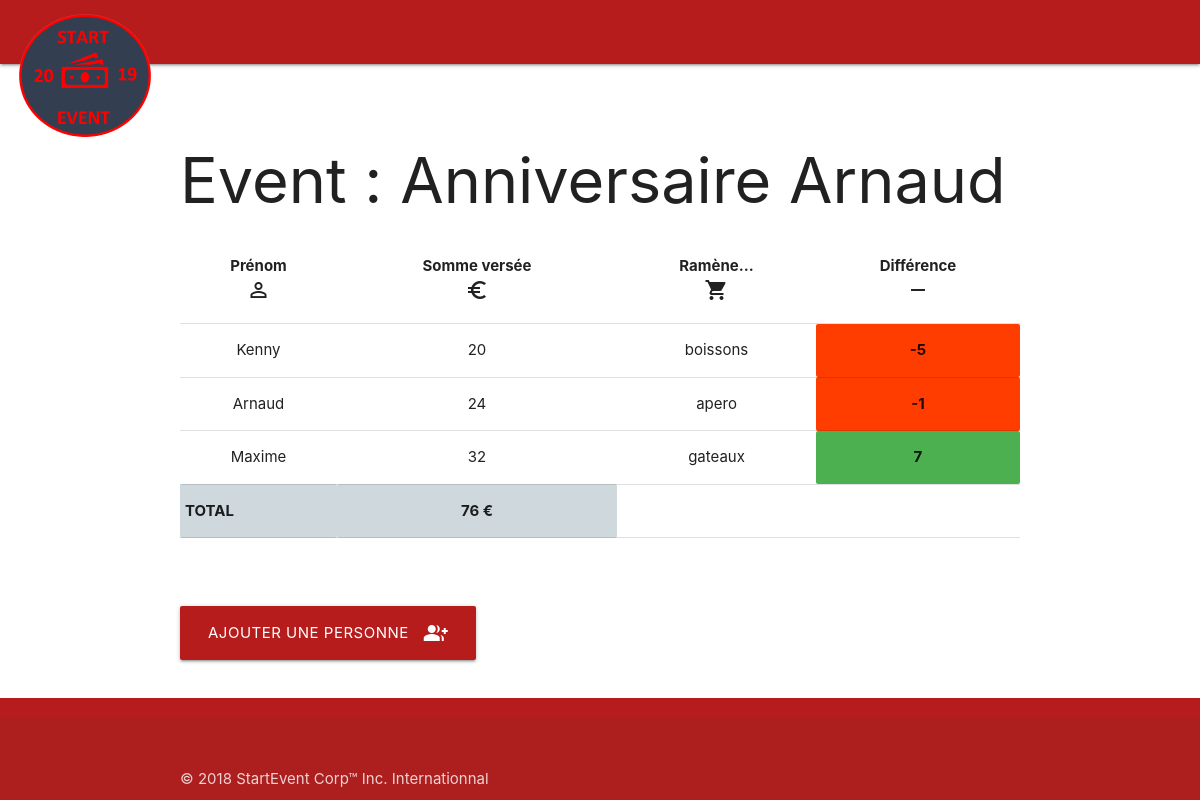
Page /tableau_event.php?id=52 on the committed database.
### tables this page shows
CREATE TABLE IF NOT EXISTS `event` (
  `id` int(11) NOT NULL AUTO_INCREMENT,
  `titre` varchar(50) NOT NULL,
  `description` varchar(200) NOT NULL,
  PRIMARY KEY (`id`)
);

CREATE TABLE IF NOT EXISTS `personnes` (
  `id` int(11) NOT NULL AUTO_INCREMENT,
  `prenom` varchar(50) NOT NULL,
  `description` text,
  `versement` int(11) NOT NULL,
  `difference` int(11) DEFAULT NULL,
  `idEvent` int(11) NOT NULL,
  PRIMARY KEY (`id`)
);

### tableau_event.php (the view, shortened to what this page needs)
<?php $id=filter_input(INPUT_GET,"id");?>
<?php include_once "header.php" ?>
<?php
$db = new PDO("mysql:host=" . Config::SERVEUR . ";dbname=" . Config::BASE, Config::USER, Config::MDP);
$r = $db->prepare("select id, titre, description from event where id=:id");
$r->bindParam(":id",$id);
$r->execute();
$event = $r->fetch();
$r1 = $db -> prepare ("select * from personnes where idEvent=:idEvent");
$r1->bindParam(":idEvent",$id);
$r1->execute();
$lignes = $r1->fetchAll();
$r2 = $db -> prepare ("select SUM(versement) as somme, AVG(versement) as moyenne from personnes where idEvent=:idEvent");
$r2->bindParam(":idEvent",$id);
$r2->execute();
$resultats = $r2->fetch();
?>
    <h1>Event : <?php echo $event["titre"]?></h1>
    <table class="highlight">
        <thead>
        <tr>
            <th class="center">Prénom<br><i class="material-icons">person_outline</i></th>
            <th class="center">Somme versée</br><i class="material-icons">euro_symbol</i></th>
            <th class="center">Ramène...</br><i class="material-icons">local_grocery_store</i></th>
            <th class="center">Différence</br><i class="material-icons">remove</i></th>
        </tr>
        </thead>
        <tbody>
        <?php
        foreach($lignes as $ligne){
            ?>
            <tr>
                <td class="center"><?php echo $ligne["prenom"]?></td>
                <td class="center"><?php echo $ligne["versement"]?></td>
                <td class="center"><?php echo $ligne["description"]?></td>
                <?php
                $difference=$ligne["versement"]-$resultats["moyenne"];
                if($difference<0){?>
                    <td class="#ff3d00 deep-orange accent-3 center"><b><?php echo round($difference=$ligne["versement"]-$resultats["moyenne"]) ?></b></td>
                <?php }
                else { ?>
                    <td class="#4caf50 green center"><b><?php echo round($difference=$ligne["versement"]-$resultats["moyenne"]) ?></b></td>
                <?php } ?>
            </tr>
        <?php } ?>
        <tr class="#cfd8dc blue-grey lighten-4">
            <td><b>TOTAL</b></td>
            <td class="center"><b><?php echo $resultats["somme"] ?>  €</b></td>
        </tr>
        </tbody>
    </table><br>
    <a href="ajouter_personne.php?id=<?php echo  $event["id"] ?>" class="btn-large #b71c1c red darken-4">
        <i class="material-icons right">group_add</i>
        Ajouter une personne
    </a>
<?php include_once "footer.php" ?>

### style.css (style rules this page uses)
body { display: flex; min-height: 100vh; flex-direction: column; }

### rows in the picture
event: titre "Anniversaire Arnaud"
personnes: prenom "Kenny", versement "20", description "boissons", moyenne "-5"
personnes: prenom "Arnaud", versement "24", description "apero", moyenne "-1"
personnes: prenom "Maxime", versement "32", description "gateaux", moyenne "7"

### other values in the picture
$resultats["somme"] "76"
